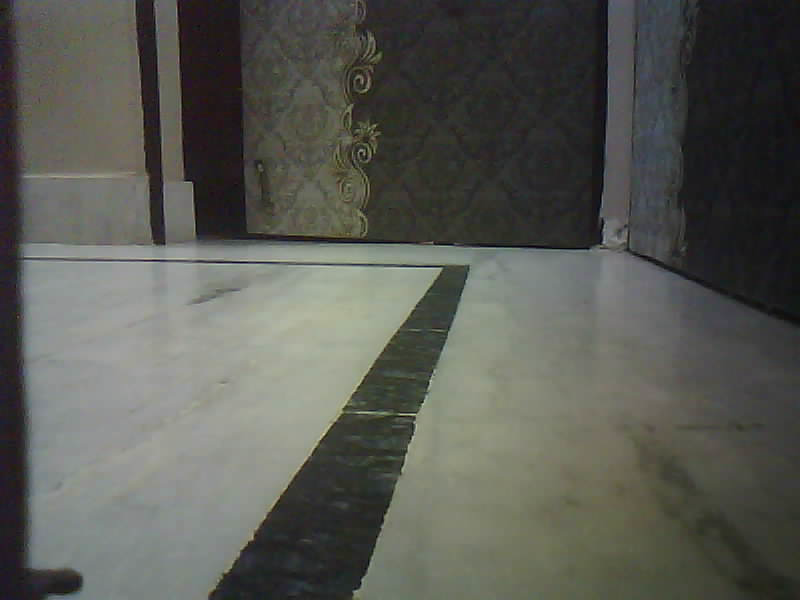
#> input picture AUTONOMOUS VEHICLE/ESP32CAM_OPENCV/t.png, 800 x 600 px, given in place of stream, which was not available
$ python processing.py
#> lines starting #> are read from the running program, lines starting #| are printed output that depends on the picture; after the words box and inside, x2 and y2 are one past the last pixel; in counts of white or black regions, pixels touching at a corner belong together; pictures that were not available may be replaced by others from this repository, and a replacement may not be noted
### AUTONOMOUS VEHICLE/ESP32CAM_OPENCV/esp_get.py
# link https://www.hackster.io/onedeadmatch/esp32-cam-python-stream-opencv-example-1cc205
import cv2 as cv
import numpy as np
import requests
import time


url="http://192.168.1.2"
def set_resolution(url: str, index: int=1, verbose: bool=False):
    try:
        if verbose:
            resolutions = "10: UXGA(1600x1200)\n9: SXGA(1280x1024)\n8: XGA(1024x768)\n7: SVGA(800x600)\n6: VGA(640x480)\n5: CIF(400x296)\n4: QVGA(320x240)\n3: HQVGA(240x176)\n0: QQVGA(160x120)"
            print("available resolutions\n{}".format(resolutions))

        if index in [10, 9, 8, 7, 6, 5, 4, 3, 0]:
            requests.get(url + "/control?var=framesize&val={}".format(index))
        else:
            print("Wrong index")
    except:
        print("SET_RESOLUTION: something went wrong")

set_resolution(url,9)
cap = cv.VideoCapture(url+":81/stream")


# [8 lines of commented-out code are left out]


def get_frame():
    if cap.isOpened():
        ret, frame = cap.read()
#> frame is the input picture: shape (600, 800, 3); mean B, G, R 83.6, 89.9, 88.8
        frame = cv.resize(frame,(800,600), interpolation= cv.INTER_LINEAR)
    else:
        frame=None

    return frame

### AUTONOMOUS VEHICLE/ESP32CAM_OPENCV/processing.py
from esp_get import get_frame
import cv2 as cv
import numpy as np
from numpy import vstack,ones
from numpy.linalg import lstsq
from statistics import mean


def process_img(org_img):
    proc_img= cv.cvtColor(org_img,cv.COLOR_BGR2GRAY)
    proc_img = cv.GaussianBlur(proc_img,(9,9),0)
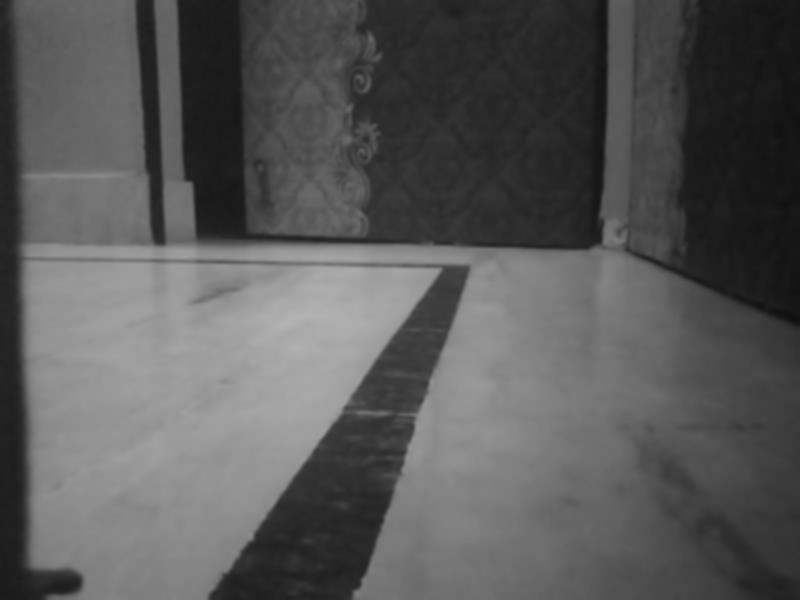
#> proc_img: shape (600, 800); min 16, max 179, mean 88.8

    proc_img=cv.Canny(proc_img,threshold1=50,threshold2=100) # t1=200, t2=300
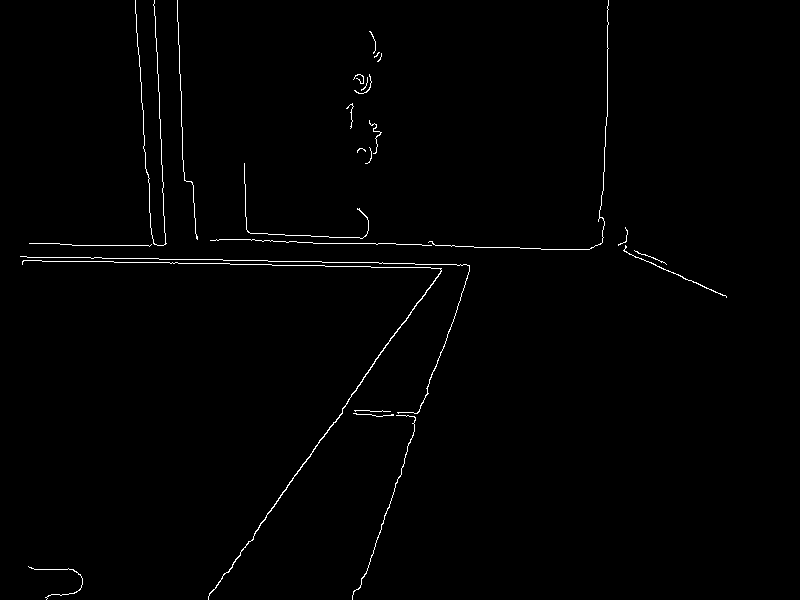
#> proc_img: shape (600, 800); 0.89% white in thin lines or dots, all inside (x1, y1, x2, y2) = (20, 0, 727, 600)
    return proc_img

def get_roi(img,vertices = np.array([[0,600],[0,300],[200,200],[600,200],[800,300],[800,600]])):
    mask= np.zeros_like(img)
    cv.fillPoly(mask,np.int32([vertices]),255)
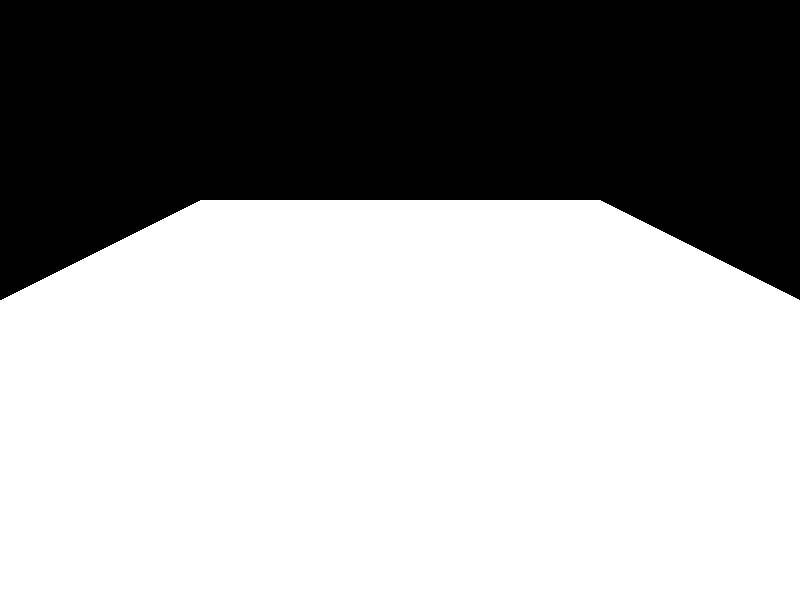
#> mask: shape (600, 800); 62.5% white; 1 black region, box (x1, y1, x2, y2) and area: (0, 0, 800, 300) 180100
    masked = cv.bitwise_and(mask,img)
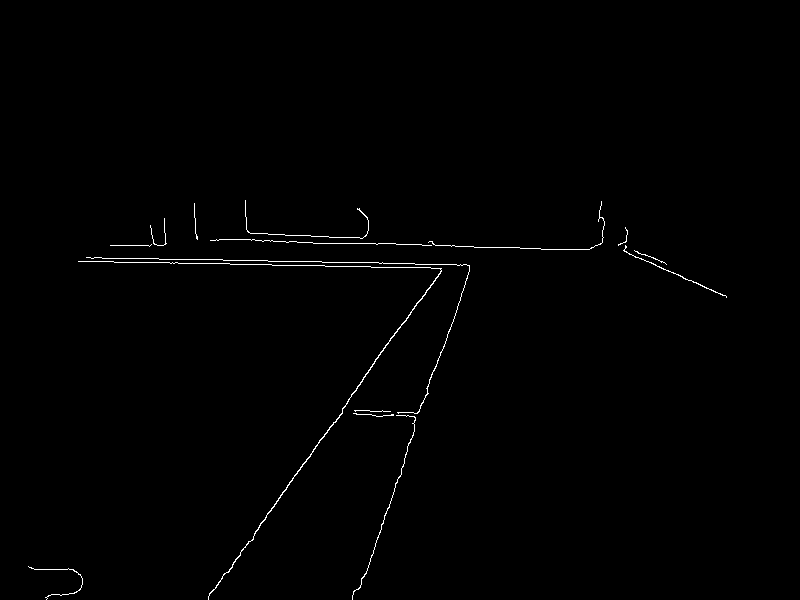
#> masked: shape (600, 800); 0.61% white in thin lines or dots, all inside (x1, y1, x2, y2) = (28, 200, 727, 600)
    return masked


# [11 lines of commented-out code are left out]
def draw_lanes(img, lines, color=[0, 255, 255], thickness=3):

    # if this fails, go with some default line
    try:

        # finds the maximum y value for a lane marker
        # (since we cannot assume the horizon will always be at the same point.)

        ys = []
        for i in lines:
            for ii in i:
                ys += [ii[1],ii[3]]
        min_y = min(ys)
        max_y = 600
        new_lines = []
        line_dict = {}

        for idx,i in enumerate(lines):
            for xyxy in i:
                # These four lines:
                # modified from http://stackoverflow.com/questions/21565994/method-to-return-the-equation-of-a-straight-line-given-two-points
                # Used to calculate the definition of a line, given two sets of coords.
                x_coords = (xyxy[0],xyxy[2])
                y_coords = (xyxy[1],xyxy[3])
                A = vstack([x_coords,ones(len(x_coords))]).T
                m, b = lstsq(A, y_coords)[0]

                # Calculating our new, and improved, xs
                x1 = (min_y-b) / m
                x2 = (max_y-b) / m

                line_dict[idx] = [m,b,[int(x1), min_y, int(x2), max_y]]
                new_lines.append([int(x1), min_y, int(x2), max_y])

        final_lanes = {}

        for idx in line_dict:
            final_lanes_copy = final_lanes.copy()
            m = line_dict[idx][0]
            b = line_dict[idx][1]
            line = line_dict[idx][2]

            if len(final_lanes) == 0:
                final_lanes[m] = [ [m,b,line] ]

            else:
                found_copy = False

                for other_ms in final_lanes_copy:

                    if not found_copy:
                        if abs(other_ms*1.2) > abs(m) > abs(other_ms*0.8):
                            if abs(final_lanes_copy[other_ms][0][1]*1.2) > abs(b) > abs(final_lanes_copy[other_ms][0][1]*0.8):
                                final_lanes[other_ms].append([m,b,line])
                                found_copy = True
                                break
                        else:
                            final_lanes[m] = [ [m,b,line] ]

        line_counter = {}

        for lanes in final_lanes:
            line_counter[lanes] = len(final_lanes[lanes])

        top_lanes = sorted(line_counter.items(), key=lambda item: item[1])[::-1][:2]

        lane1_id = top_lanes[0][0]
        lane2_id = top_lanes[1][0]

        def average_lane(lane_data):
            x1s = []
            y1s = []
            x2s = []
            y2s = []
            for data in lane_data:
                x1s.append(data[2][0])
                y1s.append(data[2][1])
                x2s.append(data[2][2])
                y2s.append(data[2][3])
            return int(mean(x1s)), int(mean(y1s)), int(mean(x2s)), int(mean(y2s))

        l1_x1, l1_y1, l1_x2, l1_y2 = average_lane(final_lanes[lane1_id])
        l2_x1, l2_y1, l2_x2, l2_y2 = average_lane(final_lanes[lane2_id])

        return [l1_x1, l1_y1, l1_x2, l1_y2], [l2_x1, l2_y1, l2_x2, l2_y2]
    except Exception as e:
        print(str(e))


# # drawing line on image
def draw_lines(img,lines):
    try:

        # for line in lines:
        #     cords = line[0]
        #     cv.line(img, (cords[0],cords[1]), (cords[2],cords[3]), [255,255,255], 7)


        lane1,lane2= draw_lanes(img,lines)
        cv.line(img, (lane1[0],lane1[1]), (lane1[2],lane1[3]), [255,255,255], 7)
        cv.line(img, (lane2[0],lane2[1]), (lane2[2],lane2[3]), [255,255,255], 7)
    except:
        pass


def get_lined_img(org_img,proc_img):
    # proc_img = enhcancing_line(proc_img)
    # return proc_img
    proc_img = cv.GaussianBlur(proc_img,(9,9),0)  #orginal blur was 3,3
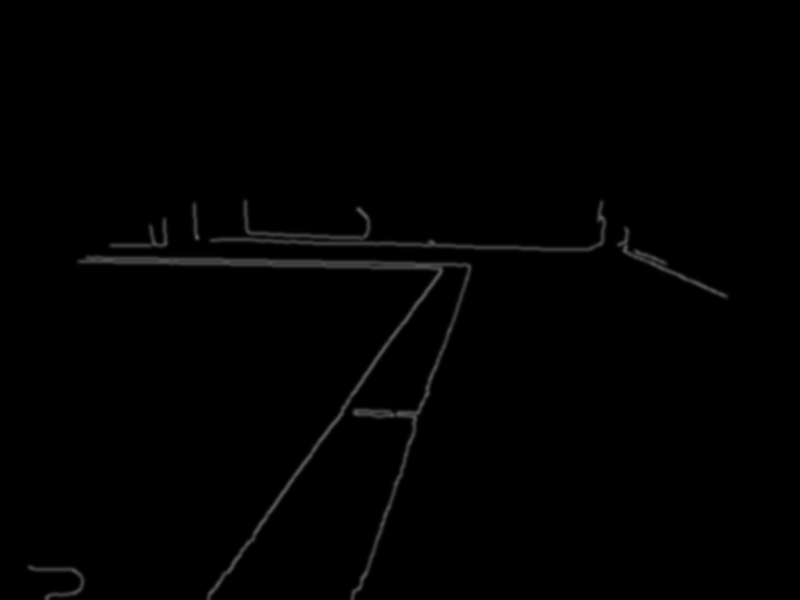
#> proc_img: shape (600, 800); min 0, max 91, mean 1.5
    lines = cv.HoughLinesP(proc_img,1,np.pi/180, 180,np.array([]), minLineLength=15,maxLineGap=6)
#> lines = 50 rows, first 6: [192, 239, 591, 253], [192, 238, 593, 252], [215, 235, 602, 248], [75, 264, 473, 264], [191, 235, 596, 249], [334, 258, 383, 258]
    draw_lines(org_img,lines)
#> the loop in draw_lanes, `for i in lines:` made 50 passes
#> i on passes 1 to 12: [[192, 239, 591, 253]], [[192, 238, 593, 252]], [[215, 235, 602, 248]], [[75, 264, 473, 264]], [[191, 235, 596, 249]], [[334, 258, 383, 258]], [[76, 265, 473, 265]], [[204, 597, 449, 260]], [[192, 237, 595, 251]], [[83, 255, 472, 262]], [[75, 263, 473, 263]], [[236, 235, 603, 247]]
#> after the loop in draw_lanes, `for i in lines:`: ys = 100 values, max 599 at index 24, min 229 at index 74, mean 312.3
#> in draw_lanes, `min_y = min(ys)`: min_y = 229
#> the loop in draw_lanes, `for idx,i in enumerate(lines):` made 50 passes
#> after the loop in draw_lanes, `for idx,i in enumerate(lines):`: line_dict = 50 items; new_lines = 50 items, first 6: [-93, 229, 10480, 600], [-65, 229, 10560, 600], [36, 229, 11080, 600], [-1969610529277012480, 229, 18908261081059319808, 600], [17, 229, 10749, 600], [36369424289387904, 229, -428908382998981056, 600]
#> the loop in draw_lanes, `for idx in line_dict:` made 50 passes
#> (m, b, line) on passes 1 to 9: (0.0351, 232.3, [-93, 229, 10480, 600]), (0.0349, 231.3, [-65, 229, 10560, 600]), (0.0336, 227.8, [36, 229, 11080, 600]), (1.78e-17, 264, [-1969610529277012480, 229, 18908261081059319808, 600]), (0.0346, 228.4, [17, 229, 10749, 600]), (-7.97e-16, 258, [36369424289387904, 229, -428908382998981056, 600]), (8.92e-17, 265, [-403533108174069888, 229, 3755099756619803648, 600]), (-1.38, 877.6, [471, 229, 201, 600]), (0.0347, 230.3, [-38, 229, 10641, 600])
#> after the loop in draw_lanes, `for idx in line_dict:`: final_lanes = 40 items
#> the loop in draw_lanes, `for lanes in final_lanes:` made 40 passes
#> lanes on passes 1 to 12: 0.0351, 1.78e-17, -7.97e-16, 8.92e-17, -1.38, 0.018, 6.13e-17, -1.38, -1.38, -1.38, -2.75, -1.73e-16
#> in draw_lanes, `top_lanes = sorted(line_counter.items(), key=lambda item: item[1])[::-..`: top_lanes = [(0.0351, 10), (-2.75, 9)]
#> in draw_lanes, `lane1_id = top_lanes[0][0]`: lane1_id = 0.0351
#> in draw_lanes, `lane2_id = top_lanes[1][0]`: lane2_id = -2.75
#> the loop in average_lane, `for data in lane_data:` made 10 passes
#> data on passes 1 to 10: [0.0351, 232.3, [-93, 229, 10480, 600]], [0.0349, 231.3, [-65, 229, 10560, 600]], [0.0336, 227.8, [36, 229, 11080, 600]], [0.0346, 228.4, [17, 229, 10749, 600]], [0.0347, 230.3, [-38, 229, 10641, 600]], [0.0327, 227.3, [52, 229, 11398, 600]], [0.0314, 234.9, [-189, 229, 11621, 600]], [0.04, 221.4, [189, 229, 9463, 600]], [0.032, 226.2, [87, 229, 11681, 600]], [0.0391, 221.5, [190, 229, 9688, 600]]
#> after the loop in average_lane, `for data in lane_data:`: x1s = [-93, -65, 36, 17, -38, 52, -189, 189, 87, 190]; x2s = [10480, 10560, 11080, 10749, 10641, 11398, 11621, 9463, 11681, 9688]; y1s = [229, 229, 229, 229, 229, 229, 229, 229, 229, 229]; y2s = [600, 600, 600, 600, 600, 600, 600, 600, 600, 600]
#> in draw_lanes, `l1_x1, l1_y1, l1_x2, l1_y2 = average_lane(final_lanes[lane1_id])`: l1_x1 = 18; l1_y1 = 229; l1_x2 = 10736; l1_y2 = 600
#> the loop in average_lane (call 2), `for data in lane_data:` made 9 passes
#> data on passes 1 to 9: [-2.75, 1567.7, [486, 229, 351, 600]], [-2.75, 1569.8, [487, 229, 352, 600]], [-2.76, 1578.7, [489, 229, 354, 600]], [-2.77, 1569.5, [484, 229, 350, 600]], [-3.06, 1700.1, [480, 229, 359, 600]], [-3.08, 1699, [476, 229, 356, 600]], [-3.06, 1699.2, [481, 229, 359, 600]], [-3, 1677, [482, 229, 358, 600]], [-2.79, 1576.6, [482, 229, 349, 600]]
#> in draw_lanes, `l2_x1, l2_y1, l2_x2, l2_y2 = average_lane(final_lanes[lane2_id])`: l2_x1 = 483; l2_y1 = 229; l2_x2 = 354; l2_y2 = 600
#> in draw_lines, `lane1,lane2= draw_lanes(img,lines)`: lane1 = [18, 229, 10736, 600]; lane2 = [483, 229, 354, 600]
#> in draw_lines, `cv.line(img, (lane2[0],lane2[1]), (lane2[2],lane2[3]), [255,255,255], 7)`:
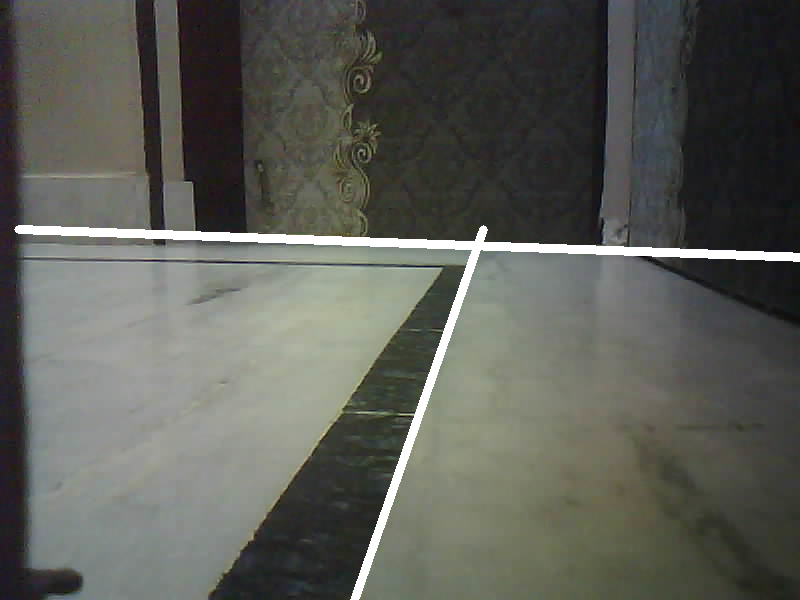
#> img: shape (600, 800, 3); mean B, G, R 87.6, 93.8, 92.7
    return org_img


while 1:
    org_img= get_frame()
    proc_img=process_img(org_img) # gray > blur > canny
    vertices = np.array([[0,600],[0,300],[200,200],[600,200],[800,300],[800,600]])
    roi_img=get_roi(proc_img,vertices) #rhombus

    lined_img = get_lined_img(org_img,roi_img) #blur > houhlinesp > drawing
    cv.imshow("frame", lined_img)
    if cv.waitKey(1) & 0xFF == ord('q'):
#> (key q is pressed here)
        cv.destroyAllWindows()
        break
